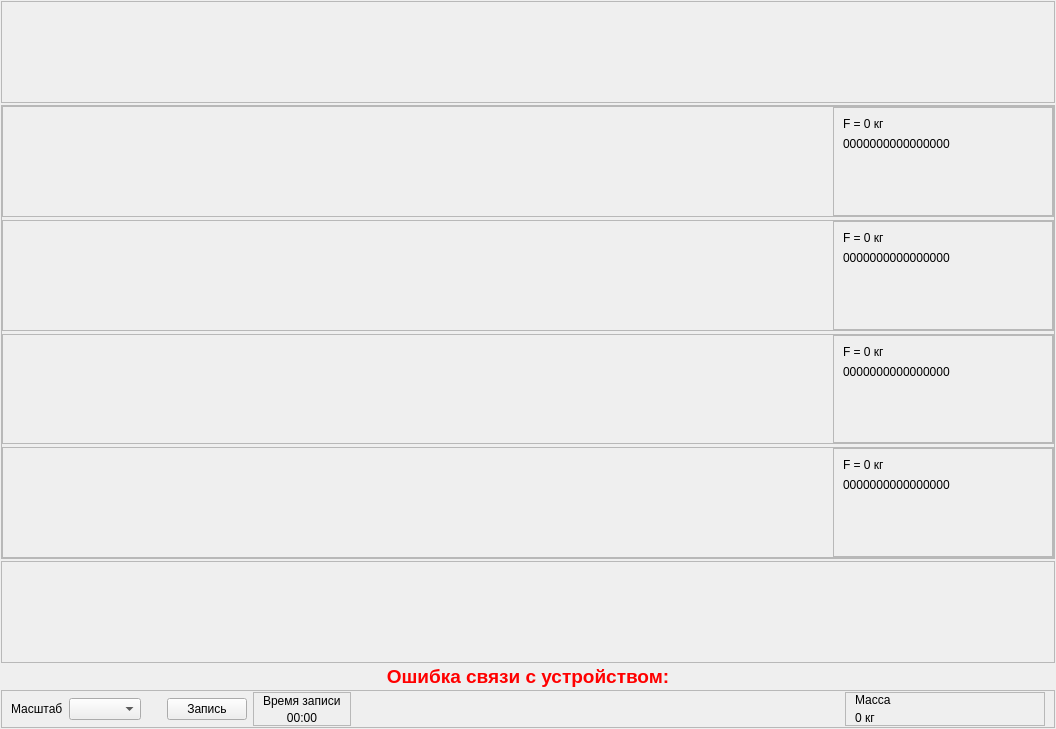
<?xml version="1.0" encoding="UTF-8"?>
<ui version="4.0">
 <class>BedsideScalesTesterExecute</class>
 <widget class="QWidget" name="BedsideScalesTesterExecute">
  <property name="geometry">
   <rect>
    <x>0</x>
    <y>0</y>
    <width>1056</width>
    <height>729</height>
   </rect>
  </property>
  <property name="windowTitle">
   <string>Form</string>
  </property>
  <layout class="QVBoxLayout" name="verticalLayout">
   <property name="spacing">
    <number>2</number>
   </property>
   <property name="leftMargin">
    <number>1</number>
   </property>
   <property name="topMargin">
    <number>1</number>
   </property>
   <property name="rightMargin">
    <number>1</number>
   </property>
   <property name="bottomMargin">
    <number>1</number>
   </property>
   <item>
    <widget class="QFrame" name="frApnoe">
     <property name="frameShape">
      <enum>QFrame::StyledPanel</enum>
     </property>
     <property name="frameShadow">
      <enum>QFrame::Raised</enum>
     </property>
     <layout class="QVBoxLayout" name="verticalLayout_2">
      <property name="spacing">
       <number>0</number>
      </property>
      <property name="leftMargin">
       <number>0</number>
      </property>
      <property name="topMargin">
       <number>0</number>
      </property>
      <property name="rightMargin">
       <number>0</number>
      </property>
      <property name="bottomMargin">
       <number>0</number>
      </property>
      <item>
       <widget class="Oscilloscope" name="wgtOscillApnoe" native="true">
        <property name="minimumSize">
         <size>
          <width>0</width>
          <height>100</height>
         </size>
        </property>
       </widget>
      </item>
     </layout>
    </widget>
   </item>
   <item>
    <widget class="QFrame" name="frTester">
     <property name="frameShape">
      <enum>QFrame::StyledPanel</enum>
     </property>
     <property name="frameShadow">
      <enum>QFrame::Raised</enum>
     </property>
     <layout class="QVBoxLayout" name="verticalLayout_3">
      <property name="spacing">
       <number>3</number>
      </property>
      <property name="leftMargin">
       <number>0</number>
      </property>
      <property name="topMargin">
       <number>0</number>
      </property>
      <property name="rightMargin">
       <number>0</number>
      </property>
      <property name="bottomMargin">
       <number>0</number>
      </property>
      <item>
       <widget class="QFrame" name="frTesterChan0">
        <property name="frameShape">
         <enum>QFrame::StyledPanel</enum>
        </property>
        <property name="frameShadow">
         <enum>QFrame::Raised</enum>
        </property>
        <layout class="QHBoxLayout" name="horizontalLayout_2">
         <property name="spacing">
          <number>3</number>
         </property>
         <property name="leftMargin">
          <number>0</number>
         </property>
         <property name="topMargin">
          <number>0</number>
         </property>
         <property name="rightMargin">
          <number>0</number>
         </property>
         <property name="bottomMargin">
          <number>0</number>
         </property>
         <item>
          <widget class="Oscilloscope" name="wgtOscillTester0" native="true"/>
         </item>
         <item>
          <widget class="QFrame" name="frCtrllTester0">
           <property name="sizePolicy">
            <sizepolicy hsizetype="Fixed" vsizetype="Preferred">
             <horstretch>0</horstretch>
             <verstretch>0</verstretch>
            </sizepolicy>
           </property>
           <property name="maximumSize">
            <size>
             <width>220</width>
             <height>16777215</height>
            </size>
           </property>
           <property name="frameShape">
            <enum>QFrame::StyledPanel</enum>
           </property>
           <property name="frameShadow">
            <enum>QFrame::Raised</enum>
           </property>
           <layout class="QVBoxLayout" name="verticalLayout_5">
            <item>
             <widget class="QLabel" name="lblValTester0">
              <property name="text">
               <string>F = 0 кг</string>
              </property>
             </widget>
            </item>
            <item>
             <widget class="QLabel" name="lblValADCTester0">
              <property name="text">
               <string>0000000000000000</string>
              </property>
             </widget>
            </item>
            <item>
             <spacer name="verticalSpacer">
              <property name="orientation">
               <enum>Qt::Vertical</enum>
              </property>
              <property name="sizeHint" stdset="0">
               <size>
                <width>20</width>
                <height>40</height>
               </size>
              </property>
             </spacer>
            </item>
           </layout>
          </widget>
         </item>
        </layout>
       </widget>
      </item>
      <item>
       <widget class="QFrame" name="frTesterChan1">
        <property name="frameShape">
         <enum>QFrame::StyledPanel</enum>
        </property>
        <property name="frameShadow">
         <enum>QFrame::Raised</enum>
        </property>
        <layout class="QHBoxLayout" name="horizontalLayout_3">
         <property name="spacing">
          <number>3</number>
         </property>
         <property name="leftMargin">
          <number>0</number>
         </property>
         <property name="topMargin">
          <number>0</number>
         </property>
         <property name="rightMargin">
          <number>0</number>
         </property>
         <property name="bottomMargin">
          <number>0</number>
         </property>
         <item>
          <widget class="Oscilloscope" name="wgtOscillTester1" native="true"/>
         </item>
         <item>
          <widget class="QFrame" name="frCtrllTester1">
           <property name="sizePolicy">
            <sizepolicy hsizetype="Fixed" vsizetype="Preferred">
             <horstretch>0</horstretch>
             <verstretch>0</verstretch>
            </sizepolicy>
           </property>
           <property name="maximumSize">
            <size>
             <width>220</width>
             <height>16777215</height>
            </size>
           </property>
           <property name="frameShape">
            <enum>QFrame::StyledPanel</enum>
           </property>
           <property name="frameShadow">
            <enum>QFrame::Raised</enum>
           </property>
           <layout class="QVBoxLayout" name="verticalLayout_6">
            <item>
             <widget class="QLabel" name="lblValTester1">
              <property name="text">
               <string>F = 0 кг</string>
              </property>
             </widget>
            </item>
            <item>
             <widget class="QLabel" name="lblValADCTester1">
              <property name="text">
               <string>0000000000000000</string>
              </property>
             </widget>
            </item>
            <item>
             <spacer name="verticalSpacer_2">
              <property name="orientation">
               <enum>Qt::Vertical</enum>
              </property>
              <property name="sizeHint" stdset="0">
               <size>
                <width>20</width>
                <height>40</height>
               </size>
              </property>
             </spacer>
            </item>
           </layout>
          </widget>
         </item>
        </layout>
       </widget>
      </item>
      <item>
       <widget class="QFrame" name="frTesterChan2">
        <property name="frameShape">
         <enum>QFrame::StyledPanel</enum>
        </property>
        <property name="frameShadow">
         <enum>QFrame::Raised</enum>
        </property>
        <layout class="QHBoxLayout" name="horizontalLayout_4">
         <property name="spacing">
          <number>3</number>
         </property>
         <property name="leftMargin">
          <number>0</number>
         </property>
         <property name="topMargin">
          <number>0</number>
         </property>
         <property name="rightMargin">
          <number>0</number>
         </property>
         <property name="bottomMargin">
          <number>0</number>
         </property>
         <item>
          <widget class="Oscilloscope" name="wgtOscillTester2" native="true"/>
         </item>
         <item>
          <widget class="QFrame" name="frCtrllTester2">
           <property name="sizePolicy">
            <sizepolicy hsizetype="Fixed" vsizetype="Preferred">
             <horstretch>0</horstretch>
             <verstretch>0</verstretch>
            </sizepolicy>
           </property>
           <property name="maximumSize">
            <size>
             <width>220</width>
             <height>16777215</height>
            </size>
           </property>
           <property name="frameShape">
            <enum>QFrame::StyledPanel</enum>
           </property>
           <property name="frameShadow">
            <enum>QFrame::Raised</enum>
           </property>
           <layout class="QVBoxLayout" name="verticalLayout_7">
            <item>
             <widget class="QLabel" name="lblValTester2">
              <property name="text">
               <string>F = 0 кг</string>
              </property>
             </widget>
            </item>
            <item>
             <widget class="QLabel" name="lblValADCTester2">
              <property name="text">
               <string>0000000000000000</string>
              </property>
             </widget>
            </item>
            <item>
             <spacer name="verticalSpacer_3">
              <property name="orientation">
               <enum>Qt::Vertical</enum>
              </property>
              <property name="sizeHint" stdset="0">
               <size>
                <width>20</width>
                <height>40</height>
               </size>
              </property>
             </spacer>
            </item>
           </layout>
          </widget>
         </item>
        </layout>
       </widget>
      </item>
      <item>
       <widget class="QFrame" name="frTesterChan3">
        <property name="frameShape">
         <enum>QFrame::StyledPanel</enum>
        </property>
        <property name="frameShadow">
         <enum>QFrame::Raised</enum>
        </property>
        <layout class="QHBoxLayout" name="horizontalLayout_5">
         <property name="spacing">
          <number>3</number>
         </property>
         <property name="leftMargin">
          <number>0</number>
         </property>
         <property name="topMargin">
          <number>0</number>
         </property>
         <property name="rightMargin">
          <number>0</number>
         </property>
         <property name="bottomMargin">
          <number>0</number>
         </property>
         <item>
          <widget class="Oscilloscope" name="wgtOscillTester3" native="true"/>
         </item>
         <item>
          <widget class="QFrame" name="frCtrllTester3">
           <property name="sizePolicy">
            <sizepolicy hsizetype="Fixed" vsizetype="Preferred">
             <horstretch>0</horstretch>
             <verstretch>0</verstretch>
            </sizepolicy>
           </property>
           <property name="maximumSize">
            <size>
             <width>220</width>
             <height>16777215</height>
            </size>
           </property>
           <property name="frameShape">
            <enum>QFrame::StyledPanel</enum>
           </property>
           <property name="frameShadow">
            <enum>QFrame::Raised</enum>
           </property>
           <layout class="QVBoxLayout" name="verticalLayout_8">
            <item>
             <widget class="QLabel" name="lblValTester3">
              <property name="text">
               <string>F = 0 кг</string>
              </property>
             </widget>
            </item>
            <item>
             <widget class="QLabel" name="lblValADCTester3">
              <property name="text">
               <string>0000000000000000</string>
              </property>
             </widget>
            </item>
            <item>
             <spacer name="verticalSpacer_4">
              <property name="orientation">
               <enum>Qt::Vertical</enum>
              </property>
              <property name="sizeHint" stdset="0">
               <size>
                <width>20</width>
                <height>40</height>
               </size>
              </property>
             </spacer>
            </item>
           </layout>
          </widget>
         </item>
        </layout>
       </widget>
      </item>
     </layout>
    </widget>
   </item>
   <item>
    <widget class="QFrame" name="frWeighting">
     <property name="frameShape">
      <enum>QFrame::StyledPanel</enum>
     </property>
     <property name="frameShadow">
      <enum>QFrame::Raised</enum>
     </property>
     <layout class="QVBoxLayout" name="verticalLayout_4">
      <property name="leftMargin">
       <number>0</number>
      </property>
      <property name="topMargin">
       <number>0</number>
      </property>
      <property name="rightMargin">
       <number>0</number>
      </property>
      <property name="bottomMargin">
       <number>0</number>
      </property>
      <item>
       <widget class="Oscilloscope" name="wgtWeighting" native="true">
        <property name="minimumSize">
         <size>
          <width>0</width>
          <height>100</height>
         </size>
        </property>
       </widget>
      </item>
     </layout>
    </widget>
   </item>
   <item>
    <widget class="QLabel" name="lblCommunicationError">
     <property name="sizePolicy">
      <sizepolicy hsizetype="Preferred" vsizetype="Fixed">
       <horstretch>0</horstretch>
       <verstretch>0</verstretch>
      </sizepolicy>
     </property>
     <property name="palette">
      <palette>
       <active>
        <colorrole role="WindowText">
         <brush brushstyle="SolidPattern">
          <color alpha="255">
           <red>255</red>
           <green>0</green>
           <blue>0</blue>
          </color>
         </brush>
        </colorrole>
        <colorrole role="Base">
         <brush brushstyle="SolidPattern">
          <color alpha="255">
           <red>255</red>
           <green>0</green>
           <blue>0</blue>
          </color>
         </brush>
        </colorrole>
        <colorrole role="Window">
         <brush brushstyle="SolidPattern">
          <color alpha="255">
           <red>255</red>
           <green>0</green>
           <blue>0</blue>
          </color>
         </brush>
        </colorrole>
       </active>
       <inactive>
        <colorrole role="WindowText">
         <brush brushstyle="SolidPattern">
          <color alpha="255">
           <red>255</red>
           <green>0</green>
           <blue>0</blue>
          </color>
         </brush>
        </colorrole>
        <colorrole role="Base">
         <brush brushstyle="SolidPattern">
          <color alpha="255">
           <red>255</red>
           <green>0</green>
           <blue>0</blue>
          </color>
         </brush>
        </colorrole>
        <colorrole role="Window">
         <brush brushstyle="SolidPattern">
          <color alpha="255">
           <red>255</red>
           <green>0</green>
           <blue>0</blue>
          </color>
         </brush>
        </colorrole>
       </inactive>
       <disabled>
        <colorrole role="WindowText">
         <brush brushstyle="SolidPattern">
          <color alpha="255">
           <red>120</red>
           <green>120</green>
           <blue>120</blue>
          </color>
         </brush>
        </colorrole>
        <colorrole role="Base">
         <brush brushstyle="SolidPattern">
          <color alpha="255">
           <red>255</red>
           <green>0</green>
           <blue>0</blue>
          </color>
         </brush>
        </colorrole>
        <colorrole role="Window">
         <brush brushstyle="SolidPattern">
          <color alpha="255">
           <red>255</red>
           <green>0</green>
           <blue>0</blue>
          </color>
         </brush>
        </colorrole>
       </disabled>
      </palette>
     </property>
     <property name="font">
      <font>
       <pointsize>14</pointsize>
       <weight>75</weight>
       <bold>true</bold>
      </font>
     </property>
     <property name="text">
      <string>Ошибка связи с устройством:</string>
     </property>
     <property name="alignment">
      <set>Qt::AlignCenter</set>
     </property>
    </widget>
   </item>
   <item>
    <widget class="QFrame" name="frTools">
     <property name="sizePolicy">
      <sizepolicy hsizetype="Preferred" vsizetype="Fixed">
       <horstretch>0</horstretch>
       <verstretch>0</verstretch>
      </sizepolicy>
     </property>
     <property name="frameShape">
      <enum>QFrame::StyledPanel</enum>
     </property>
     <property name="frameShadow">
      <enum>QFrame::Raised</enum>
     </property>
     <layout class="QHBoxLayout" name="horizontalLayout">
      <property name="spacing">
       <number>6</number>
      </property>
      <property name="topMargin">
       <number>1</number>
      </property>
      <property name="bottomMargin">
       <number>1</number>
      </property>
      <item>
       <widget class="QLabel" name="lblScale">
        <property name="text">
         <string>Масштаб</string>
        </property>
       </widget>
      </item>
      <item>
       <widget class="QComboBox" name="cbScale"/>
      </item>
      <item>
       <spacer name="horizontalSpacer_6">
        <property name="orientation">
         <enum>Qt::Horizontal</enum>
        </property>
        <property name="sizeType">
         <enum>QSizePolicy::Fixed</enum>
        </property>
        <property name="sizeHint" stdset="0">
         <size>
          <width>20</width>
          <height>20</height>
         </size>
        </property>
       </spacer>
      </item>
      <item>
       <widget class="QPushButton" name="btnRecord">
        <property name="text">
         <string>Запись</string>
        </property>
        <property name="icon">
         <iconset resource="../../../kernel.qrc">
          <normaloff>:/images/Save.png</normaloff>:/images/Save.png</iconset>
        </property>
        <property name="iconSize">
         <size>
          <width>22</width>
          <height>22</height>
         </size>
        </property>
       </widget>
      </item>
      <item>
       <widget class="QFrame" name="frLenRecTimer">
        <property name="frameShape">
         <enum>QFrame::StyledPanel</enum>
        </property>
        <property name="frameShadow">
         <enum>QFrame::Raised</enum>
        </property>
        <layout class="QVBoxLayout" name="verticalLayout_10">
         <property name="spacing">
          <number>3</number>
         </property>
         <property name="topMargin">
          <number>0</number>
         </property>
         <property name="bottomMargin">
          <number>0</number>
         </property>
         <item>
          <widget class="QLabel" name="lblLenRec">
           <property name="text">
            <string>Время записи</string>
           </property>
          </widget>
         </item>
         <item>
          <widget class="QLabel" name="lblLenTime">
           <property name="text">
            <string>00:00</string>
           </property>
           <property name="alignment">
            <set>Qt::AlignCenter</set>
           </property>
          </widget>
         </item>
        </layout>
       </widget>
      </item>
      <item>
       <spacer name="horizontalSpacer">
        <property name="orientation">
         <enum>Qt::Horizontal</enum>
        </property>
        <property name="sizeHint" stdset="0">
         <size>
          <width>40</width>
          <height>20</height>
         </size>
        </property>
       </spacer>
      </item>
      <item>
       <widget class="QFrame" name="frame">
        <property name="minimumSize">
         <size>
          <width>200</width>
          <height>0</height>
         </size>
        </property>
        <property name="maximumSize">
         <size>
          <width>200</width>
          <height>16777215</height>
         </size>
        </property>
        <property name="frameShape">
         <enum>QFrame::StyledPanel</enum>
        </property>
        <property name="frameShadow">
         <enum>QFrame::Raised</enum>
        </property>
        <layout class="QVBoxLayout" name="verticalLayout_9">
         <property name="spacing">
          <number>4</number>
         </property>
         <property name="topMargin">
          <number>0</number>
         </property>
         <property name="bottomMargin">
          <number>0</number>
         </property>
         <item>
          <widget class="QLabel" name="lblMassaTxt">
           <property name="text">
            <string>Масса</string>
           </property>
          </widget>
         </item>
         <item>
          <widget class="QLabel" name="lblMassa">
           <property name="text">
            <string>0 кг</string>
           </property>
          </widget>
         </item>
        </layout>
       </widget>
      </item>
     </layout>
    </widget>
   </item>
  </layout>
 </widget>
 <customwidgets>
  <customwidget>
   <class>Oscilloscope</class>
   <extends>QWidget</extends>
   <header location="global">oscilloscope.h</header>
   <container>1</container>
  </customwidget>
 </customwidgets>
 <resources>
  <include location="../../../kernel.qrc"/>
 </resources>
 <connections>
  <connection>
   <sender>cbScale</sender>
   <signal>activated(int)</signal>
   <receiver>BedsideScalesTesterExecute</receiver>
   <slot>on_scaleChange(int)</slot>
   <hints>
    <hint type="sourcelabel">
     <x>114</x>
     <y>712</y>
    </hint>
    <hint type="destinationlabel">
     <x>1057</x>
     <y>562</y>
    </hint>
   </hints>
  </connection>
  <connection>
   <sender>btnRecord</sender>
   <signal>clicked()</signal>
   <receiver>BedsideScalesTesterExecute</receiver>
   <slot>recording()</slot>
   <hints>
    <hint type="sourcelabel">
     <x>191</x>
     <y>711</y>
    </hint>
    <hint type="destinationlabel">
     <x>1057</x>
     <y>589</y>
    </hint>
   </hints>
  </connection>
 </connections>
 <slots>
  <slot>on_scaleChange(int)</slot>
  <slot>recording()</slot>
 </slots>
</ui>
